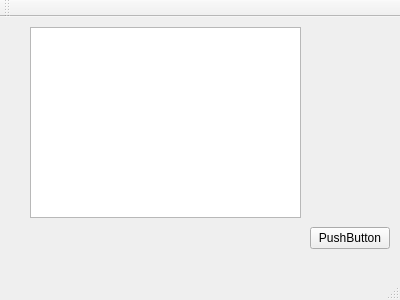
<?xml version="1.0" encoding="UTF-8"?>
<ui version="4.0">
 <class>MainWindow</class>
 <widget class="QMainWindow" name="MainWindow">
  <property name="geometry">
   <rect>
    <x>0</x>
    <y>0</y>
    <width>400</width>
    <height>300</height>
   </rect>
  </property>
  <property name="windowTitle">
   <string>MainWindow</string>
  </property>
  <widget class="QWidget" name="centralWidget">
   <widget class="QTextEdit" name="textEdit">
    <property name="geometry">
     <rect>
      <x>30</x>
      <y>10</y>
      <width>271</width>
      <height>191</height>
     </rect>
    </property>
   </widget>
   <widget class="QPushButton" name="pushButton">
    <property name="geometry">
     <rect>
      <x>310</x>
      <y>210</y>
      <width>80</width>
      <height>22</height>
     </rect>
    </property>
    <property name="text">
     <string>PushButton</string>
    </property>
   </widget>
  </widget>
  <widget class="QMenuBar" name="menuBar">
   <property name="geometry">
    <rect>
     <x>0</x>
     <y>0</y>
     <width>400</width>
     <height>19</height>
    </rect>
   </property>
  </widget>
  <widget class="QToolBar" name="mainToolBar">
   <attribute name="toolBarArea">
    <enum>TopToolBarArea</enum>
   </attribute>
   <attribute name="toolBarBreak">
    <bool>false</bool>
   </attribute>
  </widget>
  <widget class="QStatusBar" name="statusBar"/>
 </widget>
 <layoutdefault spacing="6" margin="11"/>
 <resources/>
 <connections/>
</ui>
